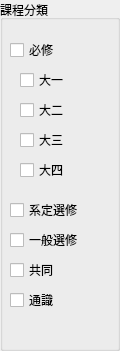
   <widget class="QGroupBox" name="groupBox_2">
    <property name="geometry">
     <rect>
      <x>20</x>
      <y>80</y>
      <width>120</width>
      <height>351</height>
     </rect>
    </property>
    <property name="title">
     <string>課程分類</string>
    </property>
    <widget class="QCheckBox" name="checkBox_0">
     <property name="geometry">
      <rect>
       <x>10</x>
       <y>40</y>
       <width>85</width>
       <height>20</height>
      </rect>
     </property>
     <property name="text">
      <string>必修</string>
     </property>
    </widget>
    <widget class="QCheckBox" name="checkBox_01">
     <property name="geometry">
      <rect>
       <x>20</x>
       <y>70</y>
       <width>85</width>
       <height>20</height>
      </rect>
     </property>
     <property name="text">
      <string>大一</string>
     </property>
    </widget>
    <widget class="QCheckBox" name="checkBox_02">
     <property name="geometry">
      <rect>
       <x>20</x>
       <y>100</y>
       <width>85</width>
       <height>20</height>
      </rect>
     </property>
     <property name="text">
      <string>大二</string>
     </property>
    </widget>
    <widget class="QCheckBox" name="checkBox_03">
     <property name="geometry">
      <rect>
       <x>20</x>
       <y>130</y>
       <width>85</width>
       <height>20</height>
      </rect>
     </property>
     <property name="text">
      <string>大三</string>
     </property>
    </widget>
    <widget class="QCheckBox" name="checkBox_04">
     <property name="geometry">
      <rect>
       <x>20</x>
       <y>160</y>
       <width>85</width>
       <height>20</height>
      </rect>
     </property>
     <property name="text">
      <string>大四</string>
     </property>
    </widget>
    <widget class="QCheckBox" name="checkBox_2">
     <property name="geometry">
      <rect>
       <x>10</x>
       <y>200</y>
       <width>85</width>
       <height>20</height>
      </rect>
     </property>
     <property name="text">
      <string>系定選修</string>
     </property>
    </widget>
    <widget class="QCheckBox" name="checkBox_3">
     <property name="geometry">
      <rect>
       <x>10</x>
       <y>230</y>
       <width>85</width>
       <height>20</height>
      </rect>
     </property>
     <property name="text">
      <string>一般選修</string>
     </property>
    </widget>
    <widget class="QCheckBox" name="checkBox_4">
     <property name="geometry">
      <rect>
       <x>10</x>
       <y>260</y>
       <width>85</width>
       <height>20</height>
      </rect>
     </property>
     <property name="text">
      <string>共同</string>
     </property>
    </widget>
    <widget class="QCheckBox" name="checkBox_5">
     <property name="geometry">
      <rect>
       <x>10</x>
       <y>290</y>
       <width>85</width>
       <height>20</height>
      </rect>
     </property>
     <property name="text">
      <string>通識</string>
     </property>
    </widget>
   </widget>
